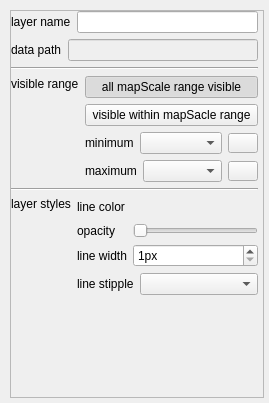
<?xml version="1.0" encoding="UTF-8"?>
<ui version="4.0">
 <class>CMapLineLayerPropertyWgt</class>
 <widget class="QWidget" name="CMapLineLayerPropertyWgt">
  <property name="geometry">
   <rect>
    <x>0</x>
    <y>0</y>
    <width>269</width>
    <height>403</height>
   </rect>
  </property>
  <property name="windowTitle">
   <string>CMapLineLayerPropertyWgt</string>
  </property>
  <property name="styleSheet">
   <string notr="true"/>
  </property>
  <layout class="QVBoxLayout" name="verticalLayout_6">
   <property name="spacing">
    <number>0</number>
   </property>
   <property name="leftMargin">
    <number>10</number>
   </property>
   <property name="topMargin">
    <number>10</number>
   </property>
   <property name="rightMargin">
    <number>5</number>
   </property>
   <property name="bottomMargin">
    <number>5</number>
   </property>
   <item>
    <widget class="QScrollArea" name="scrollArea">
     <property name="widgetResizable">
      <bool>true</bool>
     </property>
     <widget class="QWidget" name="scrollAreaWidgetContents">
      <property name="geometry">
       <rect>
        <x>0</x>
        <y>0</y>
        <width>279</width>
        <height>369</height>
       </rect>
      </property>
      <layout class="QVBoxLayout" name="verticalLayout">
       <property name="leftMargin">
        <number>0</number>
       </property>
       <property name="topMargin">
        <number>0</number>
       </property>
       <property name="rightMargin">
        <number>5</number>
       </property>
       <property name="bottomMargin">
        <number>5</number>
       </property>
       <item>
        <layout class="QHBoxLayout" name="horizontalLayout_3">
         <item>
          <widget class="QLabel" name="Lbl_layerName_2">
           <property name="sizePolicy">
            <sizepolicy hsizetype="Preferred" vsizetype="Preferred">
             <horstretch>0</horstretch>
             <verstretch>0</verstretch>
            </sizepolicy>
           </property>
           <property name="maximumSize">
            <size>
             <width>16777215</width>
             <height>16777215</height>
            </size>
           </property>
           <property name="text">
            <string>layer name</string>
           </property>
           <property name="alignment">
            <set>Qt::AlignLeading|Qt::AlignLeft|Qt::AlignVCenter</set>
           </property>
          </widget>
         </item>
         <item>
          <widget class="QLineEdit" name="pLayerNameEdit">
           <property name="sizePolicy">
            <sizepolicy hsizetype="Expanding" vsizetype="Fixed">
             <horstretch>0</horstretch>
             <verstretch>0</verstretch>
            </sizepolicy>
           </property>
           <property name="minimumSize">
            <size>
             <width>0</width>
             <height>0</height>
            </size>
           </property>
           <property name="maximumSize">
            <size>
             <width>16777215</width>
             <height>16777215</height>
            </size>
           </property>
           <property name="contextMenuPolicy">
            <enum>Qt::NoContextMenu</enum>
           </property>
          </widget>
         </item>
        </layout>
       </item>
       <item>
        <layout class="QHBoxLayout" name="horizontalLayout_10">
         <property name="spacing">
          <number>6</number>
         </property>
         <property name="sizeConstraint">
          <enum>QLayout::SetDefaultConstraint</enum>
         </property>
         <item>
          <widget class="QLabel" name="Lbl_layerPath_2">
           <property name="minimumSize">
            <size>
             <width>0</width>
             <height>0</height>
            </size>
           </property>
           <property name="maximumSize">
            <size>
             <width>16777215</width>
             <height>16777215</height>
            </size>
           </property>
           <property name="layoutDirection">
            <enum>Qt::LeftToRight</enum>
           </property>
           <property name="text">
            <string>data path</string>
           </property>
           <property name="alignment">
            <set>Qt::AlignLeading|Qt::AlignLeft|Qt::AlignVCenter</set>
           </property>
          </widget>
         </item>
         <item>
          <widget class="QLineEdit" name="pLayerPathEdit">
           <property name="enabled">
            <bool>false</bool>
           </property>
           <property name="minimumSize">
            <size>
             <width>0</width>
             <height>0</height>
            </size>
           </property>
           <property name="maximumSize">
            <size>
             <width>16777215</width>
             <height>16777215</height>
            </size>
           </property>
           <property name="contextMenuPolicy">
            <enum>Qt::NoContextMenu</enum>
           </property>
           <property name="readOnly">
            <bool>true</bool>
           </property>
          </widget>
         </item>
        </layout>
       </item>
       <item>
        <widget class="Line" name="line">
         <property name="orientation">
          <enum>Qt::Horizontal</enum>
         </property>
        </widget>
       </item>
       <item>
        <layout class="QHBoxLayout" name="horizontalLayout_4">
         <item>
          <layout class="QVBoxLayout" name="verticalLayout_3">
           <item>
            <widget class="QLabel" name="Lbl_visualAngle_2">
             <property name="text">
              <string>visible range</string>
             </property>
            </widget>
           </item>
           <item>
            <spacer name="verticalSpacer_2">
             <property name="orientation">
              <enum>Qt::Vertical</enum>
             </property>
             <property name="sizeType">
              <enum>QSizePolicy::Fixed</enum>
             </property>
             <property name="sizeHint" stdset="0">
              <size>
               <width>10</width>
               <height>90</height>
              </size>
             </property>
            </spacer>
           </item>
          </layout>
         </item>
         <item>
          <layout class="QVBoxLayout" name="verticalLayout_14">
           <item>
            <layout class="QVBoxLayout" name="verticalLayout_15">
             <item>
              <widget class="QPushButton" name="pAllVisible2DPushBtn">
               <property name="minimumSize">
                <size>
                 <width>0</width>
                 <height>20</height>
                </size>
               </property>
               <property name="text">
                <string>all mapScale range visible</string>
               </property>
               <property name="checkable">
                <bool>true</bool>
               </property>
               <property name="checked">
                <bool>true</bool>
               </property>
               <property name="autoExclusive">
                <bool>true</bool>
               </property>
              </widget>
             </item>
             <item>
              <widget class="QPushButton" name="pDotVisible2DPushBtn">
               <property name="minimumSize">
                <size>
                 <width>0</width>
                 <height>20</height>
                </size>
               </property>
               <property name="text">
                <string>visible within mapSacle range</string>
               </property>
               <property name="checkable">
                <bool>true</bool>
               </property>
               <property name="checked">
                <bool>false</bool>
               </property>
               <property name="autoExclusive">
                <bool>true</bool>
               </property>
              </widget>
             </item>
            </layout>
           </item>
           <item>
            <layout class="QHBoxLayout" name="horizontalLayout_15" stretch="0,1,0">
             <item>
              <widget class="QLabel" name="pMinRange2DLabel">
               <property name="sizePolicy">
                <sizepolicy hsizetype="Preferred" vsizetype="Fixed">
                 <horstretch>0</horstretch>
                 <verstretch>0</verstretch>
                </sizepolicy>
               </property>
               <property name="minimumSize">
                <size>
                 <width>0</width>
                 <height>20</height>
                </size>
               </property>
               <property name="text">
                <string>minimum</string>
               </property>
              </widget>
             </item>
             <item>
              <widget class="QComboBox" name="pMinVisibleCBBox"/>
             </item>
             <item>
              <widget class="QToolButton" name="pMin2DToolBtn">
               <property name="minimumSize">
                <size>
                 <width>30</width>
                 <height>20</height>
                </size>
               </property>
               <property name="maximumSize">
                <size>
                 <width>30</width>
                 <height>20</height>
                </size>
               </property>
               <property name="text">
                <string/>
               </property>
              </widget>
             </item>
            </layout>
           </item>
           <item>
            <layout class="QHBoxLayout" name="horizontalLayout_16" stretch="0,1,0">
             <item>
              <widget class="QLabel" name="pMaxRange2DLabel">
               <property name="sizePolicy">
                <sizepolicy hsizetype="Preferred" vsizetype="Fixed">
                 <horstretch>0</horstretch>
                 <verstretch>0</verstretch>
                </sizepolicy>
               </property>
               <property name="minimumSize">
                <size>
                 <width>0</width>
                 <height>20</height>
                </size>
               </property>
               <property name="text">
                <string>maximum</string>
               </property>
              </widget>
             </item>
             <item>
              <widget class="QComboBox" name="pMaxVisibleCBBox"/>
             </item>
             <item>
              <widget class="QToolButton" name="pMax2DToolBtn">
               <property name="minimumSize">
                <size>
                 <width>30</width>
                 <height>20</height>
                </size>
               </property>
               <property name="maximumSize">
                <size>
                 <width>30</width>
                 <height>20</height>
                </size>
               </property>
               <property name="text">
                <string/>
               </property>
              </widget>
             </item>
            </layout>
           </item>
          </layout>
         </item>
        </layout>
       </item>
       <item>
        <widget class="Line" name="line_2">
         <property name="orientation">
          <enum>Qt::Horizontal</enum>
         </property>
        </widget>
       </item>
       <item>
        <layout class="QHBoxLayout" name="horizontalLayout_9">
         <item>
          <layout class="QVBoxLayout" name="verticalLayout_2">
           <item>
            <widget class="QLabel" name="label">
             <property name="text">
              <string>layer styles</string>
             </property>
             <property name="alignment">
              <set>Qt::AlignLeading|Qt::AlignLeft|Qt::AlignTop</set>
             </property>
            </widget>
           </item>
          </layout>
         </item>
         <item>
          <layout class="QVBoxLayout" name="verticalLayout_4">
           <item>
            <layout class="QHBoxLayout" name="horizontalLayout_2">
             <item>
              <widget class="QLabel" name="Lbl_Font">
               <property name="minimumSize">
                <size>
                 <width>50</width>
                 <height>0</height>
                </size>
               </property>
               <property name="text">
                <string>line color</string>
               </property>
              </widget>
             </item>
             <item>
              <widget class="FxColorSelector" name="pLineColorWgt" native="true">
               <property name="sizePolicy">
                <sizepolicy hsizetype="Expanding" vsizetype="Preferred">
                 <horstretch>0</horstretch>
                 <verstretch>0</verstretch>
                </sizepolicy>
               </property>
               <property name="minimumSize">
                <size>
                 <width>0</width>
                 <height>20</height>
                </size>
               </property>
              </widget>
             </item>
            </layout>
           </item>
           <item>
            <layout class="QHBoxLayout" name="horizontalLayout_6">
             <item>
              <widget class="QLabel" name="Lbl_FontSize">
               <property name="minimumSize">
                <size>
                 <width>50</width>
                 <height>0</height>
                </size>
               </property>
               <property name="text">
                <string>opacity</string>
               </property>
              </widget>
             </item>
             <item>
              <widget class="CPercentSlider" name="pLineOpacitySlider">
               <property name="sizePolicy">
                <sizepolicy hsizetype="Expanding" vsizetype="Fixed">
                 <horstretch>0</horstretch>
                 <verstretch>0</verstretch>
                </sizepolicy>
               </property>
               <property name="minimumSize">
                <size>
                 <width>0</width>
                 <height>0</height>
                </size>
               </property>
               <property name="maximumSize">
                <size>
                 <width>16777215</width>
                 <height>16777215</height>
                </size>
               </property>
               <property name="orientation">
                <enum>Qt::Horizontal</enum>
               </property>
              </widget>
             </item>
            </layout>
           </item>
           <item>
            <layout class="QHBoxLayout" name="horizontalLayout_7">
             <item>
              <widget class="QLabel" name="Lbl_FontColor">
               <property name="minimumSize">
                <size>
                 <width>50</width>
                 <height>0</height>
                </size>
               </property>
               <property name="text">
                <string>line width</string>
               </property>
              </widget>
             </item>
             <item>
              <widget class="QSpinBox" name="pLineWidthSpx">
               <property name="sizePolicy">
                <sizepolicy hsizetype="Expanding" vsizetype="Fixed">
                 <horstretch>0</horstretch>
                 <verstretch>0</verstretch>
                </sizepolicy>
               </property>
               <property name="contextMenuPolicy">
                <enum>Qt::NoContextMenu</enum>
               </property>
               <property name="suffix">
                <string>px</string>
               </property>
               <property name="prefix">
                <string/>
               </property>
               <property name="minimum">
                <number>1</number>
               </property>
               <property name="maximum">
                <number>10</number>
               </property>
              </widget>
             </item>
            </layout>
           </item>
           <item>
            <layout class="QHBoxLayout" name="horizontalLayout">
             <item>
              <widget class="QLabel" name="label_9">
               <property name="minimumSize">
                <size>
                 <width>50</width>
                 <height>0</height>
                </size>
               </property>
               <property name="text">
                <string>line stipple</string>
               </property>
              </widget>
             </item>
             <item>
              <widget class="CPenStyleSelector" name="pLineTypeCBBox">
               <property name="sizePolicy">
                <sizepolicy hsizetype="Expanding" vsizetype="Fixed">
                 <horstretch>0</horstretch>
                 <verstretch>0</verstretch>
                </sizepolicy>
               </property>
              </widget>
             </item>
            </layout>
           </item>
          </layout>
         </item>
        </layout>
       </item>
       <item>
        <spacer name="verticalSpacer_3">
         <property name="orientation">
          <enum>Qt::Vertical</enum>
         </property>
         <property name="sizeHint" stdset="0">
          <size>
           <width>20</width>
           <height>4</height>
          </size>
         </property>
        </spacer>
       </item>
      </layout>
     </widget>
    </widget>
   </item>
  </layout>
 </widget>
 <layoutdefault spacing="6" margin="11"/>
 <customwidgets>
  <customwidget>
   <class>FxColorSelector</class>
   <extends>QWidget</extends>
   <header>FxColorPickerTool/FxColorSelector.h</header>
   <container>1</container>
  </customwidget>
  <customwidget>
   <class>CPercentSlider</class>
   <extends>QSlider</extends>
   <header>FxTransparentSlider/CPercentSlider.h</header>
  </customwidget>
  <customwidget>
   <class>CPenStyleSelector</class>
   <extends>QComboBox</extends>
   <header>FxPenStyleSelector/CPenStyleSelector.h</header>
  </customwidget>
 </customwidgets>
 <resources/>
 <connections/>
</ui>
